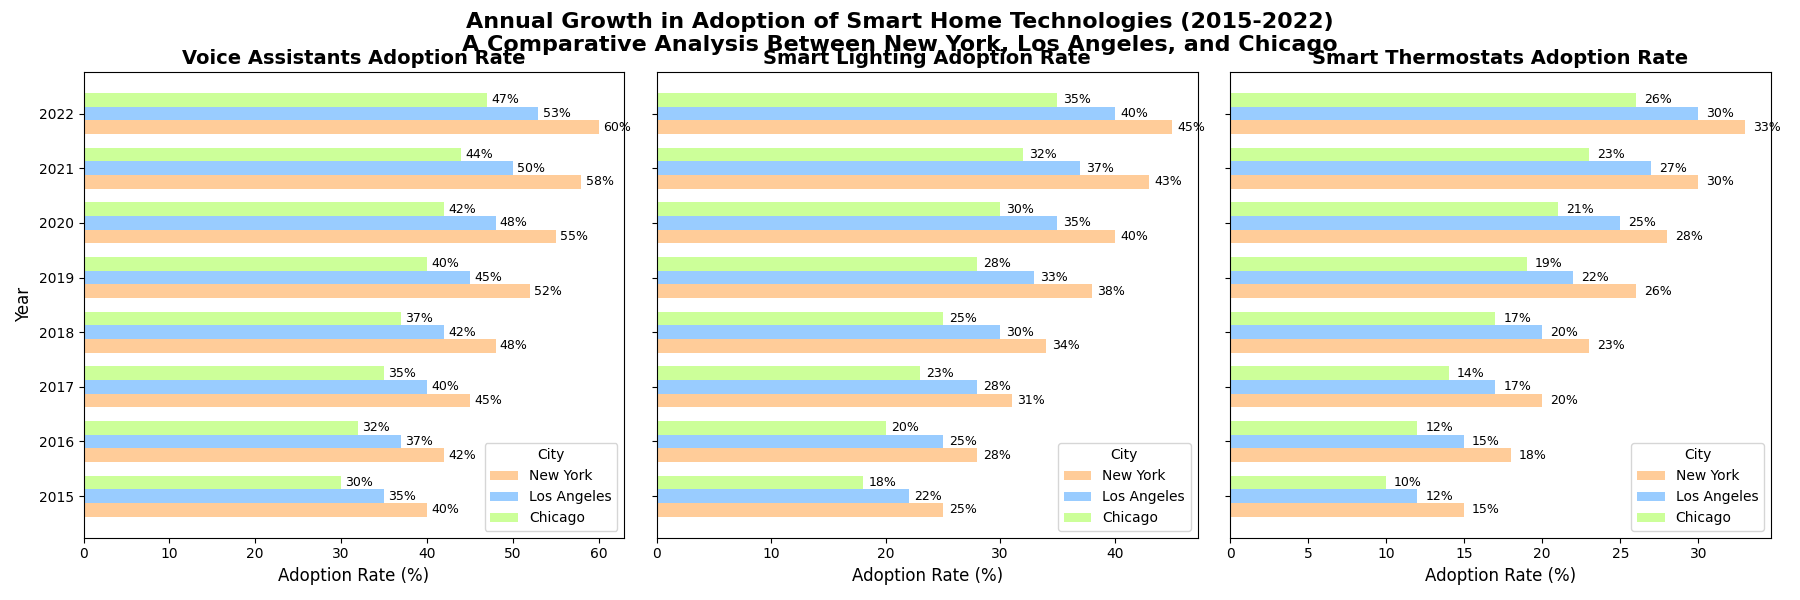

The script that drew this image:
import matplotlib.pyplot as plt
import numpy as np

years = np.arange(2015, 2023)
cities = ['New York', 'Los Angeles', 'Chicago']

voice_assistants = np.array([
    [40, 42, 45, 48, 52, 55, 58, 60],
    [35, 37, 40, 42, 45, 48, 50, 53],
    [30, 32, 35, 37, 40, 42, 44, 47]
])

smart_lighting = np.array([
    [25, 28, 31, 34, 38, 40, 43, 45],
    [22, 25, 28, 30, 33, 35, 37, 40],
    [18, 20, 23, 25, 28, 30, 32, 35]
])

smart_thermostats = np.array([
    [15, 18, 20, 23, 26, 28, 30, 33],
    [12, 15, 17, 20, 22, 25, 27, 30],
    [10, 12, 14, 17, 19, 21, 23, 26]
])

# Modify the subplot arrangement from 3 rows and 1 column to 1 row and 3 columns
fig, axs = plt.subplots(1, 3, figsize=(18, 6), sharey=True)

bar_width = 0.25
position = np.arange(len(years))
new_colors = ['#ffcc99', '#99ccff', '#ccff99']
titles = ['Voice Assistants Adoption Rate', 'Smart Lighting Adoption Rate', 'Smart Thermostats Adoption Rate']

for i, data in enumerate([voice_assistants, smart_lighting, smart_thermostats]):
    city1 = axs[i].barh(position - bar_width, data[0], bar_width, label=cities[0], color=new_colors[0])
    city2 = axs[i].barh(position, data[1], bar_width, label=cities[1], color=new_colors[1])
    city3 = axs[i].barh(position + bar_width, data[2], bar_width, label=cities[2], color=new_colors[2])
    
    for bar in city1 + city2 + city3:
        xval = bar.get_width()
        axs[i].text(xval + 0.5, bar.get_y() + bar.get_height()/2.0, f"{xval}%", va='center', fontsize=9)

    axs[i].set_title(titles[i], fontsize=14, fontweight='bold')
    axs[i].set_xlabel('Adoption Rate (%)', fontsize=12)
    axs[i].legend(title='City', fontsize=10, loc='lower right')

axs[0].set_yticks(position)
axs[0].set_yticklabels(years)
axs[0].set_ylabel('Year', fontsize=12)

plt.tight_layout()
fig.suptitle('Annual Growth in Adoption of Smart Home Technologies (2015-2022)\nA Comparative Analysis Between New York, Los Angeles, and Chicago',
             fontsize=16, fontweight='bold')
fig.subplots_adjust(top=0.88)

plt.show()
